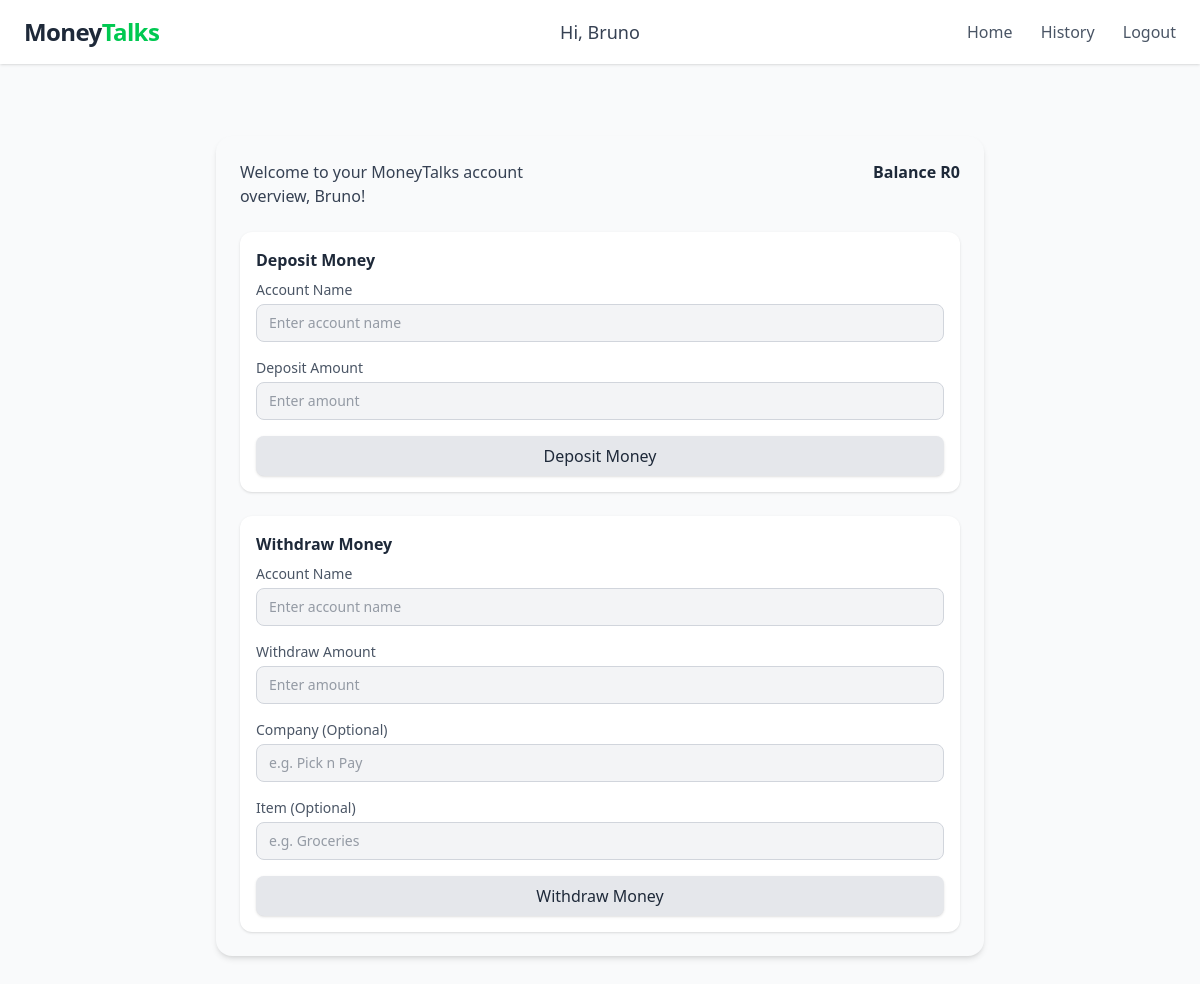
/ (signed in), run on an earlier commit of the app's database.
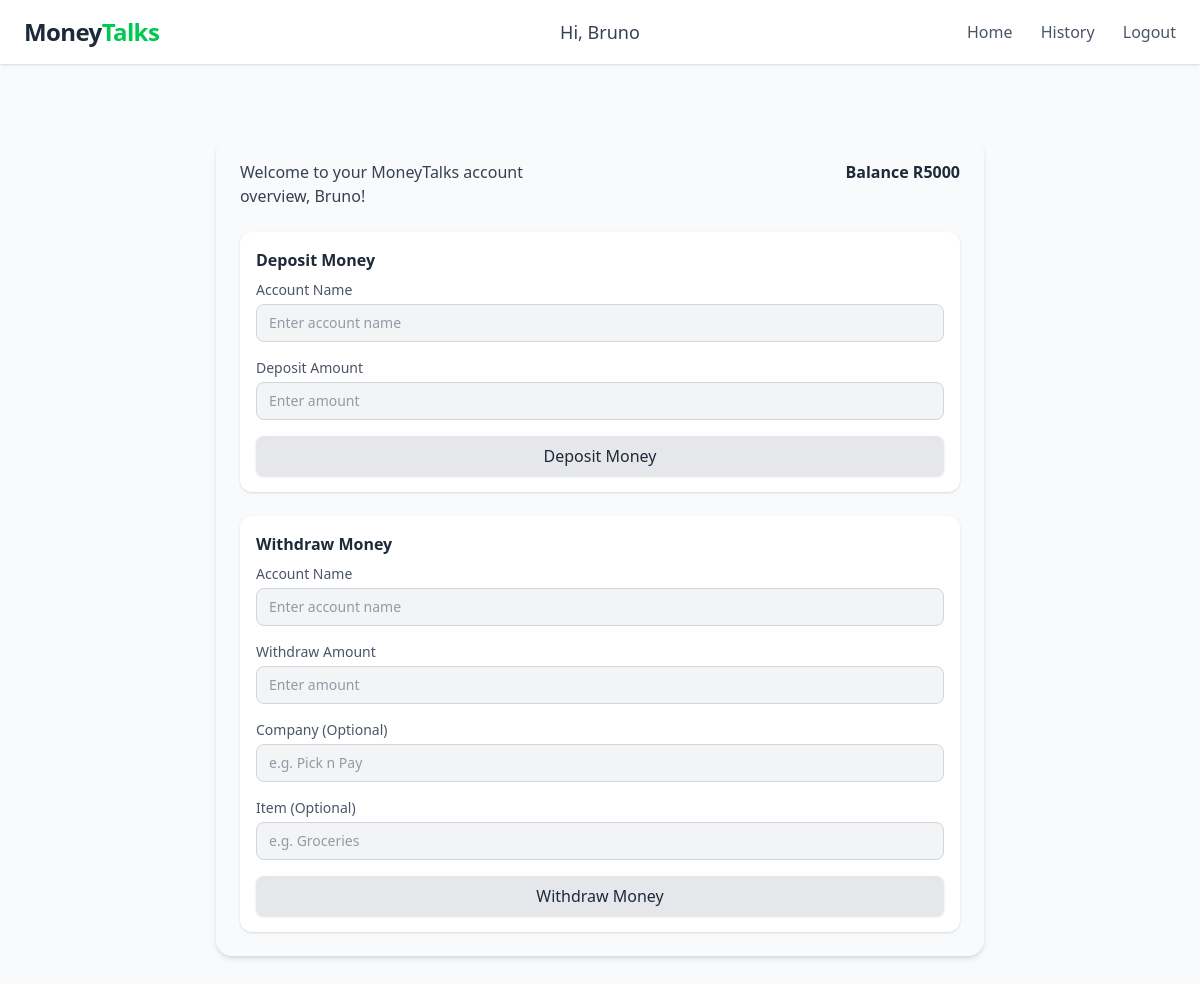
And on a later commit of the database.
### tables this page shows
CREATE TABLE account (user_id INTEGER NOT NULL, accountName TEXT, amount INTEGER, accessDate TIMESTAMP DEFAULT CURRENT_TIMESTAMP, FOREIGN KEY (user_id) REFERENCES users(id) ON DELETE CASCADE);

### app.py (the view)
@app.route("/")
def hello_world():
    balanceInfo = account(session["username"])
    return render_template("home.html", session=session, balanceInfo=balanceInfo)

### app.py (called while the page is built)
def account(username):
    with sqlite3.connect(dataB) as conn:
        cur = conn.execute("""
            SELECT u.id, u.username, a.accountName, a.amount, a.accessDate
            FROM users u
            JOIN account a ON u.id = a.user_id
            WHERE u.username = ?
        """, (username,))
        row = cur.fetchone()
        return row

### templates/home.html (shortened to what this page needs)
{% extends "base.html" %}
{% block content %}
{% if session.get("user_id") %}
<div class="max-w-3xl mx-auto mt-10 p-6 bg-gray-50 rounded-2xl shadow-md">
    <div class="grid grid-cols-2 gap-4 mb-6">
        <div class="text-gray-700 font-medium">
            Welcome to your MoneyTalks account overview, {{ session["username"] }}!
        </div>
        <div class="text-right text-gray-800 font-semibold">
            Balance R{{ balanceInfo[3] }}
        </div>
    </div>
    <form action="add_money" method="POST" class="space-y-4 bg-white p-4 rounded-xl shadow-sm">
        <h3 class="text-gray-800 font-semibold mb-2">Deposit Money</h3>
        <div>
            <label for="account_name_deposit" class="block text-sm font-medium text-gray-600">Account Name</label>
            <input type="text" name="account_name" id="account_name_deposit"
                class="mt-1 block w-full rounded-lg border border-gray-300 bg-gray-100 px-3 py-2 text-gray-700 focus:outline-none focus:border-gray-400 focus:ring-1 focus:ring-gray-300 sm:text-sm"
                placeholder="Enter account name" required>
        </div>
        <div>
            <label for="deposit_amount" class="block text-sm font-medium text-gray-600">Deposit Amount</label>
            <input type="number" name="amount" id="deposit_amount" step="0.01"
                class="mt-1 block w-full rounded-lg border border-gray-300 bg-gray-100 px-3 py-2 text-gray-700 focus:outline-none focus:border-gray-400 focus:ring-1 focus:ring-gray-300 sm:text-sm"
                placeholder="Enter amount" required>
        </div>
        <button type="submit"
            class="w-full py-2 px-4 bg-gray-200 hover:bg-gray-300 text-gray-800 font-medium rounded-lg shadow-sm focus:outline-none focus:ring-1 focus:ring-gray-400">
            Deposit Money
        </button>
    </form>
    <form action="/withdraw_money" method="POST" class="space-y-4 bg-white p-4 rounded-xl shadow-sm mt-6">
  <h3 class="text-gray-800 font-semibold mb-2">Withdraw Money</h3>
  <div>
    <label for="account_name_withdraw" class="block text-sm font-medium text-gray-600">Account Name</label>
    <input type="text" name="account_name" id="account_name_withdraw"
      class="mt-1 block w-full rounded-lg border border-gray-300 bg-gray-100 px-3 py-2 text-gray-700
             focus:outline-none focus:border-gray-400 focus:ring-1 focus:ring-gray-300 sm:text-sm"
      placeholder="Enter account name" required>
  </div>
  <div>
    <label for="withdraw_amount" class="block text-sm font-medium text-gray-600">Withdraw Amount</label>
    <input type="number" name="amount" id="withdraw_amount" step="0.01"
      class="mt-1 block w-full rounded-lg border border-gray-300 bg-gray-100 px-3 py-2 text-gray-700
             focus:outline-none focus:border-gray-400 focus:ring-1 focus:ring-gray-300 sm:text-sm"
      placeholder="Enter amount" required>
  </div>
  <div>
    <label for="withdraw_company" class="block text-sm font-medium text-gray-600">Company (Optional)</label>
    <input type="text" name="company" id="withdraw_company"
      class="mt-1 block w-full rounded-lg border border-gray-300 bg-gray-100 px-3 py-2 text-gray-700
             focus:outline-none focus:border-gray-400 focus:ring-1 focus:ring-gray-300 sm:text-sm"
      placeholder="e.g. Pick n Pay">
  </div>
  <div>
    <label for="withdraw_item" class="block text-sm font-medium text-gray-600">Item (Optional)</label>
    <input type="text" name="item" id="withdraw_item"
      class="mt-1 block w-full rounded-lg border border-gray-300 bg-gray-100 px-3 py-2 text-gray-700
             focus:outline-none focus:border-gray-400 focus:ring-1 focus:ring-gray-300 sm:text-sm"
      placeholder="e.g. Groceries">
  </div>
  <button type="submit"
    class="w-full py-2 px-4 bg-gray-200 hover:bg-gray-300 text-gray-800 font-medium
           rounded-lg shadow-sm focus:outline-none focus:ring-1 focus:ring-gray-400">
    Withdraw Money
  </button>
</form>
</div>
{% endif %}
{% endblock %}

What changed in the data, as far as the page shows it:
changed account: amount "0" → "5000"
